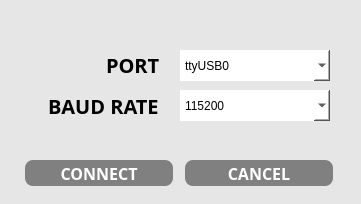
   <widget class="QWidget" name="serial_popup" native="true">
    <property name="geometry">
     <rect>
      <x>980</x>
      <y>220</y>
      <width>361</width>
      <height>204</height>
     </rect>
    </property>
    <property name="styleSheet">
     <string notr="true">background-color : rgb(230,230,230);</string>
    </property>
    <widget class="QPushButton" name="pb_connect">
     <property name="geometry">
      <rect>
       <x>25</x>
       <y>160</y>
       <width>148</width>
       <height>26</height>
      </rect>
     </property>
     <property name="font">
      <font>
       <family>TakaoPGothic</family>
       <pointsize>12</pointsize>
       <weight>75</weight>
       <bold>true</bold>
      </font>
     </property>
     <property name="styleSheet">
      <string notr="true">QPushButton{
	background-color: grey;
    border-radius: 8px;
	color: white
   }</string>
     </property>
     <property name="text">
      <string>CONNECT</string>
     </property>
    </widget>
    <widget class="QPushButton" name="pb_cancel">
     <property name="geometry">
      <rect>
       <x>185</x>
       <y>160</y>
       <width>148</width>
       <height>26</height>
      </rect>
     </property>
     <property name="font">
      <font>
       <family>TakaoPGothic</family>
       <pointsize>12</pointsize>
       <weight>75</weight>
       <bold>true</bold>
      </font>
     </property>
     <property name="styleSheet">
      <string notr="true">QPushButton{
	background-color: grey;
    border-radius: 8px;
	color: white
   }</string>
     </property>
     <property name="text">
      <string>CANCEL</string>
     </property>
    </widget>
    <widget class="QComboBox" name="cb_port">
     <property name="geometry">
      <rect>
       <x>180</x>
       <y>50</y>
       <width>150</width>
       <height>31</height>
      </rect>
     </property>
     <property name="styleSheet">
      <string notr="true">background-color: white;
border: none;
</string>
     </property>
     <property name="currentIndex">
      <number>0</number>
     </property>
     <item>
      <property name="text">
       <string>ttyUSB0</string>
      </property>
     </item>
     <item>
      <property name="text">
       <string>ttyUSB1</string>
      </property>
     </item>
     <item>
      <property name="text">
       <string>ttyUSB2</string>
      </property>
     </item>
     <item>
      <property name="text">
       <string>ttyUSB3</string>
      </property>
     </item>
     <item>
      <property name="text">
       <string>ttyUSB4</string>
      </property>
     </item>
     <item>
      <property name="text">
       <string>ttyUSB5</string>
      </property>
     </item>
     <item>
      <property name="text">
       <string>ttyUSB6</string>
      </property>
     </item>
     <item>
      <property name="text">
       <string>ttyUSB7</string>
      </property>
     </item>
     <item>
      <property name="text">
       <string>ttyUSB8</string>
      </property>
     </item>
     <item>
      <property name="text">
       <string>ttyUSB9</string>
      </property>
     </item>
    </widget>
    <widget class="QComboBox" name="cb_baudrate">
     <property name="geometry">
      <rect>
       <x>180</x>
       <y>90</y>
       <width>150</width>
       <height>31</height>
      </rect>
     </property>
     <property name="styleSheet">
      <string notr="true">background-color: white;
border: none;
</string>
     </property>
     <property name="currentIndex">
      <number>5</number>
     </property>
     <item>
      <property name="text">
       <string>9600</string>
      </property>
     </item>
     <item>
      <property name="text">
       <string>14400</string>
      </property>
     </item>
     <item>
      <property name="text">
       <string>19200</string>
      </property>
     </item>
     <item>
      <property name="text">
       <string>38400</string>
      </property>
     </item>
     <item>
      <property name="text">
       <string>57600</string>
      </property>
     </item>
     <item>
      <property name="text">
       <string>115200</string>
      </property>
     </item>
    </widget>
    <widget class="QLabel" name="label">
     <property name="geometry">
      <rect>
       <x>106</x>
       <y>56</y>
       <width>67</width>
       <height>17</height>
      </rect>
     </property>
     <property name="font">
      <font>
       <family>TakaoPGothic</family>
       <pointsize>15</pointsize>
       <weight>75</weight>
       <bold>true</bold>
      </font>
     </property>
     <property name="text">
      <string>PORT</string>
     </property>
    </widget>
    <widget class="QLabel" name="label_6">
     <property name="geometry">
      <rect>
       <x>48</x>
       <y>96</y>
       <width>111</width>
       <height>20</height>
      </rect>
     </property>
     <property name="font">
      <font>
       <family>TakaoPGothic</family>
       <pointsize>15</pointsize>
       <weight>75</weight>
       <bold>true</bold>
      </font>
     </property>
     <property name="text">
      <string>BAUD RATE</string>
     </property>
    </widget>
   </widget>
